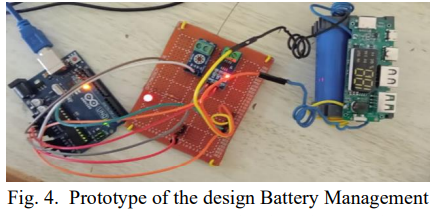
#> input picture assets/img/capture.png, 440 x 216 px
$ python crop_capture.py
#> lines starting #> are read from the running program, lines starting #| are printed output that depends on the picture
from PIL import Image

# Open the image
img = Image.open('assets/img/capture.png')
#> img is the input picture: PIL image 440x216 RGBA; mean R, G, B, A 168.5, 157, 148.7, 255

# Get image dimensions
width, height = img.size
#> width = 440; height = 216
print(f"Original size: {width}x{height}")
#| Original size: 440x216

# Crop to remove text - adjust these values based on where the text is
# This crops from top-left (0, 0) to bottom-right, removing bottom portion where text might be
# Adjust the crop box coordinates as needed
# Format: (left, top, right, bottom)

# Example: Crop to keep top 80% of the image (remove bottom 20% where text might be)
crop_top = 0
crop_left = 0
crop_right = width
#> crop_right = 440
crop_bottom = int(height * 0.8)  # Keep top 80%
#> crop_bottom = 172

# [7 lines of commented-out code are left out]
cropped_img = img.crop((crop_left, crop_top, crop_right, crop_bottom))
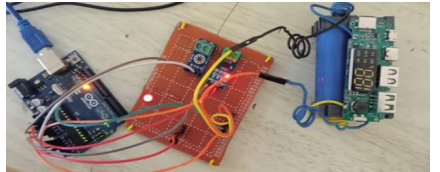
#> cropped_img: PIL image 440x172 RGBA; mean R, G, B, A 155.4, 141.7, 132.4, 255

# Save the cropped image
cropped_img.save('assets/img/capture.png', 'PNG')
print(f"Cropped size: {cropped_img.size[0]}x{cropped_img.size[1]}")
#| Cropped size: 440x172
print("Image cropped successfully!")

$ run again, with assets/img/IMG_0820-1400.webp saved as assets/img/capture.png
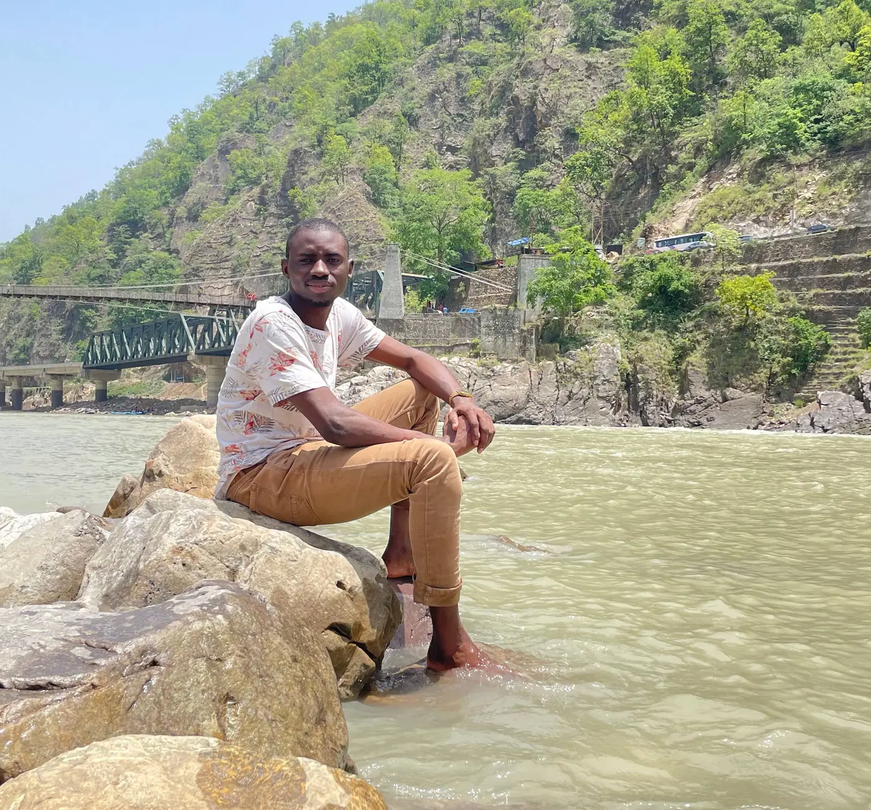
#> input picture assets/img/IMG_0820-1400.webp, 871 x 810 px, shrunk from 1400 x 1302 before the run
#> img is the input picture: PIL image 871x810 RGB; mean R, G, B 163.8, 161.9, 138.9
#| Original size: 871x810
#> `cropped_img = img.crop((crop_left, crop_top, crop_right, crop_bottom))`:
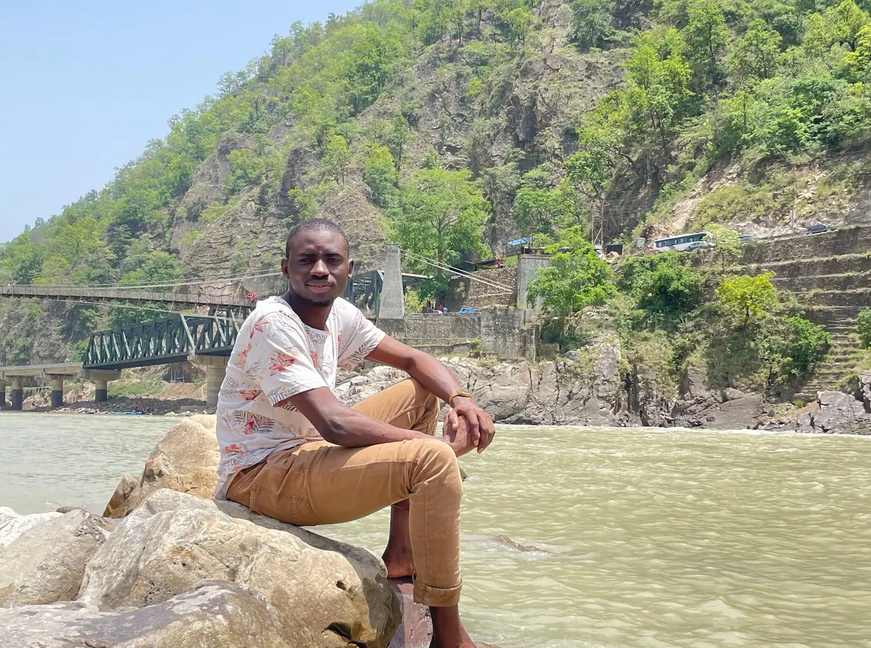
#> cropped_img: PIL image 871x648 RGB; mean R, G, B 158.1, 158.7, 137.8
#| Cropped size: 871x648
